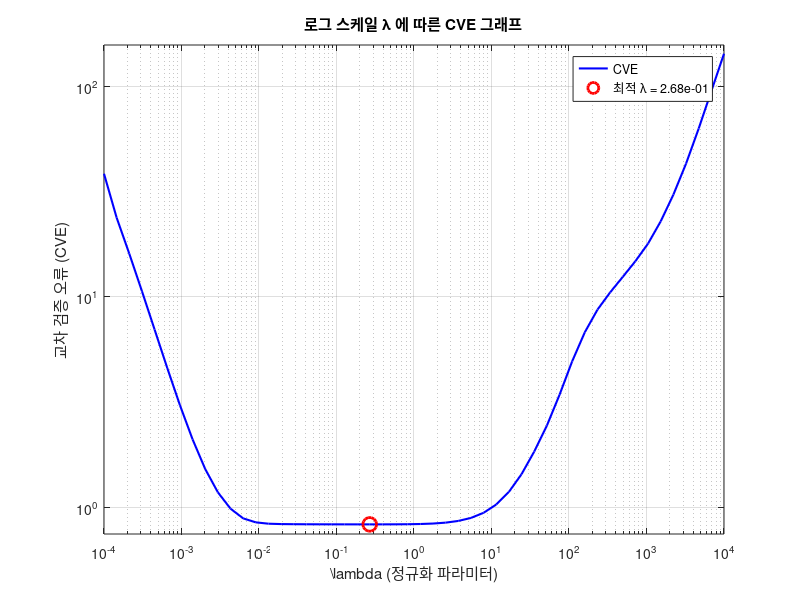
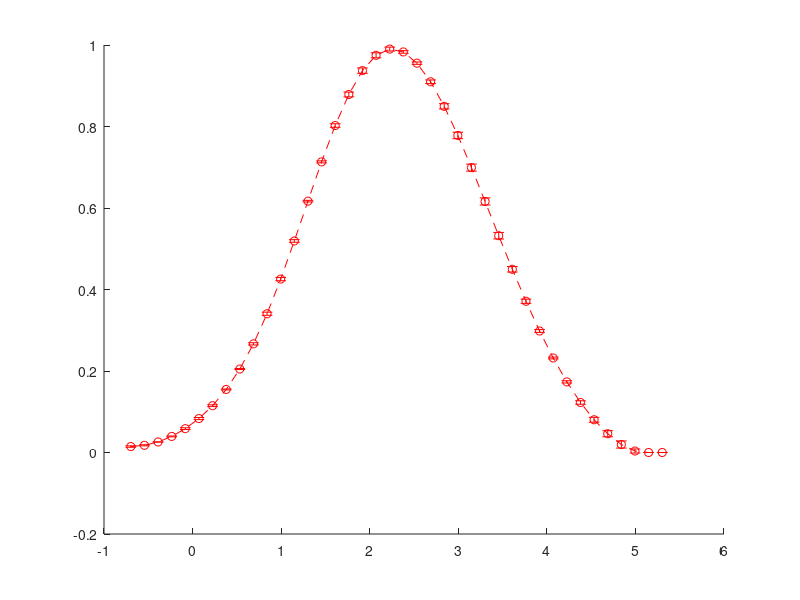

The MATLAB source for these figures, in order: (Note: this script raises an error after producing the figures.)
clc; clear; close all;

%% Parameters
n = 40;                      % RC 요소의 수
t = linspace(0, 100, 1000);  % 시간 벡터 (0초부터 100초까지, 1000포인트)
dt = t(2) - t(1);            % 시간 간격
num_scenarios = 10;          % 총 시나리오 수
validation_folds = {[1,2], [3,4], [5,6], [7,8]}; % 4개의 검증 세트
test_scenarios = [9,10];     % 테스트 세트
candidate_lambdas = logspace(-4, 4, 50); % \(\lambda\) 후보 (1e-4부터 1e4까지, 50개)

%% True DRT Parameters [theta, gamma]
mu_theta = log(10);  % 평균 ln(τ)
sigma_theta = 1;     % ln(τ)의 표준편차

% θ (ln(τ)) 값 설정
theta_min = mu_theta - 3*sigma_theta;
theta_max = mu_theta + 3*sigma_theta;
theta_discrete = linspace(theta_min, theta_max, n);  % ln(τ)를 균등 간격으로 분할

% τ 값은 θ의 지수 함수
tau_discrete = exp(theta_discrete);  % τ = exp(θ)

% Δθ 계산
delta_theta = theta_discrete(2) - theta_discrete(1);  % Δθ = θ_{n+1} - θ_n

%% Regularization Matrix L (First-order difference, no scaling)
% 차분 행렬 D 생성
D = zeros(n-1, n);
for i = 1:n-1
    D(i, i) = -1;
    D(i, i+1) = 1;
end
L = D;  % 스케일링 적용하지 않음

%% True DRT [theta, gamma]
g_discrete_true = normpdf(theta_discrete, mu_theta, sigma_theta);
gamma_discrete_true = g_discrete_true;  % γ(theta) = g(theta)
gamma_discrete_true = gamma_discrete_true / max(gamma_discrete_true);  % 최대값으로 정규화

%% Define Amplitudes and Periods for Current Synthesis
A = [1, 1, 1;          % 시나리오 1
     1.7, 0.6, 0.7;    % 시나리오 2
     0.2, 0.5, 2.3;    % 시나리오 3
     1.3, 1.1, 0.6;    % 시나리오 4
     1.7, 1.8, 0.5;    % 시나리오 5
     1.27, 1.33, 0.4;  % 시나리오 6
     1.2, 1.6, 0.2;    % 시나리오 7
     0.9, 0.7, 2.4;    % 시나리오 8
     1.1, 1.1, 0.8;    % 시나리오 9
     0.1, 0.1, 2.8];   % 시나리오 10

T = [1, 5, 20;         % 시나리오 1
     2, 4, 20;         % 시나리오 2
     1, 20, 25;        % 시나리오 3
     1.5, 5.3, 19.8;   % 시나리오 4
     2.5, 4.2, 20.5;   % 시나리오 5
     1.5, 20.9, 24.2;  % 시나리오 6
     1.3, 6, 19.3;     % 시나리오 7
     2.2, 4.8, 20.2;   % 시나리오 8
     2, 20.8, 26.1;    % 시나리오 9
     1.1, 4.3, 20.1];  % 시나리오 10

%% Generate Synthetic Current Data (Multi-Sine Approach)
ik_scenarios = zeros(num_scenarios, length(t)); % 시나리오별 전류 초기화

for s = 1:num_scenarios
    % 각 시나리오에 대해 세 개의 사인파 합성
    ik_scenarios(s, :) = A(s,1)*sin(2*pi*t / T(s,1)) + ...
                         A(s,2)*sin(2*pi*t / T(s,2)) + ...
                         A(s,3)*sin(2*pi*t / T(s,3));
end

%% Generate Voltage Data for Each Scenario
V_est_all = zeros(num_scenarios, length(t)); % 추정 전압 저장
V_sd_all = cell(num_scenarios, 1);          % 노이즈가 추가된 전압 저장

rng(0); % 동일한 노이즈 패턴 적용
noise_level = 0.01; % 노이즈 수준

for s = 1:num_scenarios
    fprintf('시나리오 %d/%d 데이터 생성 중...\n', s, num_scenarios);
    
    ik = ik_scenarios(s, :); % 현재 시나리오의 전류
    
    %% 전압 초기화
    V_est = zeros(1, length(t)); % 추정 전압
    R0 = 0.1; % 오믹 저항
    OCV = 0;  % 개방 회로 전압
    V_RC = zeros(n, length(t)); % 각 RC 요소의 전압
    
    %% 초기 전압 계산 (k=1)
    for i = 1:n
        V_RC(i, 1) = gamma_discrete_true(i) * delta_theta * ik(1) * (1 - exp(-dt / tau_discrete(i)));
    end
    V_est(1) = OCV + R0 * ik(1) + sum(V_RC(:, 1));
    
    %% 시간 t > 1에 대한 전압 계산
    for k_idx = 2:length(t)
        for i = 1:n
            V_RC(i, k_idx) = V_RC(i, k_idx-1) * exp(-dt / tau_discrete(i)) + ...
                              gamma_discrete_true(i) * delta_theta * ik(k_idx) * (1 - exp(-dt / tau_discrete(i)));
        end
        V_est(k_idx) = OCV + R0 * ik(k_idx) + sum(V_RC(:, k_idx));
    end
    
    % 추정 전압 저장 및 노이즈 추가
    V_est_all(s, :) = V_est;
    V_sd = V_est + noise_level * randn(size(V_est));
    V_sd_all{s} = V_sd;
    
    %% 시나리오별 W 행렬 구성
    W = zeros(length(t), n); % W 행렬 초기화
    for k_idx = 1:length(t)
        for i = 1:n
            if k_idx == 1
                W(k_idx, i) = ik(k_idx) * (1 - exp(-dt / tau_discrete(i))) * delta_theta;
            else
                W(k_idx, i) = W(k_idx-1, i) * exp(-dt / tau_discrete(i)) + ...
                              ik(k_idx) * (1 - exp(-dt / tau_discrete(i))) * delta_theta;
            end
        end
    end
    W_all{s} = W; % W 행렬 저장
end

%% Cross-Validation to Optimize Lambda and Estimate Uncertainty
CVE = zeros(length(candidate_lambdas),1); % 각 \(\lambda\)에 대한 교차 검증 오류 초기화
gamma_fold_collection = cell(length(candidate_lambdas), length(validation_folds)); % 각 폴드에서의 gamma 저장

for l = 1:length(candidate_lambdas)
    current_lambda = candidate_lambdas(l); % 현재 \(\lambda\)
    total_error = 0; % 총 교차 검증 오류 초기화
    
    for fold = 1:length(validation_folds)
        val_set = validation_folds{fold}; % 현재 검증 세트
        train_set = setdiff(1:num_scenarios, [val_set, test_scenarios]); % 훈련 세트 (테스트 세트 제외)
        
        % 훈련 세트에서 W_train과 y_train 구성
        W_train = [];
        y_train = [];
        
        for s = train_set
            W_train = [W_train; W_all{s}];
            y_train = [y_train; V_sd_all{s}' - 0.1 * ik_scenarios(s, :)' - 0]; % OCV=0
        end
        
        %% 정규화된 최소 제곱 해 계산
        gamma_analytical = (W_train' * W_train + current_lambda * (L' * L)) \ (W_train' * y_train);
        gamma_analytical(gamma_analytical < 0) = 0; % 음수 값 제거
        
        % 각 폴드에서의 gamma 저장
        gamma_fold_collection{l, fold} = gamma_analytical;
        
        %% 검증 세트에서 오류 계산
        for s_val = val_set
            W_val = W_all{s_val};
            V_val = V_sd_all{s_val};
            ik_val = ik_scenarios(s_val, :)';
            y_val = V_val' - 0.1 * ik_val - 0; % OCV=0
            
            % 예측 전압 계산
            V_pred = W_val * gamma_analytical + 0.1 * ik_val + 0;
            
            % 제곱 오차 합산
            error = sum((V_val' - V_pred).^2);
            total_error = total_error + error;
        end
    end
    
    % 현재 \(\lambda\)에 대한 CVE 저장
    CVE(l) = total_error;
end

%% Find Optimal Lambda
[~, optimal_idx] = min(CVE);
optimal_lambda = candidate_lambdas(optimal_idx);
fprintf('최적 \lambda: %e\n', optimal_lambda);

%% Compute Uncertainty from Cross-Validation
% 최적 \(\lambda\)에 대한 각 폴드의 gamma 수집
gamma_folds = gamma_fold_collection(optimal_idx, :)';
gamma_matrix = zeros(length(gamma_folds), n); % (폴드 수 x n) 크기의 행렬

for k = 1:length(gamma_folds)
    gamma_vector = gamma_folds{k};
    if size(gamma_vector, 2) == 1
        gamma_vector = gamma_vector'; % 행 벡터로 변환
    end
    gamma_matrix(k, :) = gamma_vector;
end

% gamma의 평균과 표준편차 계산
gamma_mean = mean(gamma_matrix, 1); % (1 x n)
gamma_std = std(gamma_matrix, 0, 1); % (1 x n)

%% Plot CVE vs Lambda with Logarithmic Scale and Appropriate Y-axis Limits
figure;
semilogx(candidate_lambdas, CVE, 'b-', 'LineWidth', 1.5); % CVE vs Lambda plot
hold on;

% 최적 \(\lambda\) 포인트 표시
semilogx(optimal_lambda, CVE(optimal_idx), 'ro', 'MarkerSize', 10, 'LineWidth', 2);

% 최적 \(\lambda\) 텍스트 추가
optimal_lambda_str = ['최적 \lambda = ', num2str(optimal_lambda, '%.2e')];

% 레이블 및 제목 (이스케이프 문자 수정)
xlabel('\\lambda (정규화 파라미터)');
ylabel('교차 검증 오류 (CVE)');
title('로그 스케일 \lambda 에 따른 CVE 그래프');

% 그리드 및 범례
grid on;
set(gca, 'YScale', 'log');  % Y축 로그 스케일 설정
% Y축 한계 조정 (데이터 범위에 맞게 설정)
ylim([min(CVE(CVE > 0)) * 0.9, max(CVE) * 1.1]);
legend({'CVE', optimal_lambda_str}, 'Location', 'best');
hold off;

%% Plot DRT with Uncertainty (Error Bars)
figure;
errorbar(theta_discrete, gamma_mean, gamma_std, 'r--o', 'LineWidth', 1.5, 'DisplayName', 'Estimated \gamma(\theta) with Uncertainty');
hold on;
plot(theta_discrete, gamma_discrete_true, 'k-', 'LineWidth', 2, 'DisplayName', 'True \gamma(\theta)');
xlabel('ln(\tau) = \theta');
ylabel('\gamma(\theta)');
title('True DRT와 추정된 DRT (불확실성 포함) 비교');
legend('Location', 'Best');
grid on;
hold off;

% 그래프 레이아웃 정규화 설정
set(gcf, 'Units', 'normalized', 'Position', [0.1, 0.1, 0.8, 0.8]);  % 화면 비율로 설정

%% Retrain on All Training Data with Optimal Lambda and Evaluate on Test Set
% 훈련 세트: 시나리오 [1-8]
train_set_final = setdiff(1:num_scenarios, test_scenarios); % [1-8]
sum_WtW_final = zeros(n, n);   % W^T * W 합 초기화
sum_WtV_final = zeros(n, 1);   % W^T * y 합 초기화

for s = train_set_final
    W_s = W_all{s};
    V_s = V_sd_all{s};
    ik_s = ik_scenarios(s, :)';
    y_s = V_s' - 0.1 * ik_s - 0;  % OCV=0
    sum_WtW_final = sum_WtW_final + W_s' * W_s;
    sum_WtV_final = sum_WtV_final + W_s' * y_s;
end

% 정규화 항
regularization_term = optimal_lambda * (L' * L);

% 최적 \(\gamma\) 계산
gamma_final = (sum_WtW_final + regularization_term) \ sum_WtV_final;
gamma_final(gamma_final < 0) = 0; % 음수 값 제거

%% Test on Test Scenarios [9,10]
test_set = test_scenarios;
total_test_error = 0;

for s_test = test_set
    W_test = W_all{s_test};
    V_test = V_sd_all{s_test};
    ik_test = ik_scenarios(s_test, :)';
    y_test = V_test' - 0.1 * ik_test - 0; % OCV=0
    
    % 예측 전압 계산
    V_pred_test = W_test * gamma_final + 0.1 * ik_test + 0;
    
    % 제곱 오차 합산
    error_test = sum((V_test' - V_pred_test).^2);
    total_test_error = total_test_error + error_test;
end

fprintf('테스트 세트에서의 총 제곱 전압 오류: %f\n', total_test_error);

%% Plot DRT Comparison: True vs Optimized Gamma (Without Uncertainty)
figure;
plot(theta_discrete, gamma_discrete_true, 'k-', 'LineWidth', 2, 'DisplayName', 'True \gamma(\theta)');
hold on;
plot(theta_discrete, gamma_final, 'b--', 'LineWidth', 2, 'DisplayName', 'Optimized \gamma(\theta)');
xlabel('ln(\tau) = \theta');
ylabel('\gamma(\theta)');
title('True DRT와 최적화된 DRT 비교 (불확실성 미포함)');
legend('Location', 'Best');
grid on;
hold off;

% 그래프 레이아웃 정규화 설정
set(gcf, 'Units', 'normalized', 'Position', [0.1, 0.1, 0.8, 0.8]);  % 화면 비율로 설정


